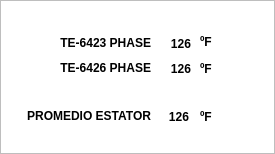
  <widget class="QFrame" name="frAux_2">
   <property name="geometry">
    <rect>
     <x>560</x>
     <y>55</y>
     <width>275</width>
     <height>154</height>
    </rect>
   </property>
   <property name="styleSheet">
    <string notr="true">background-color: rgba(255, 255, 255, 0);
color: rgb(190, 190, 190);
border-top-color: rgb(213, 213, 213);</string>
   </property>
   <property name="frameShape">
    <enum>QFrame::Box</enum>
   </property>
   <property name="frameShadow">
    <enum>QFrame::Plain</enum>
   </property>
   <property name="lineWidth">
    <number>1</number>
   </property>
   <widget class="QLabel" name="lbTexto_T_4">
    <property name="geometry">
     <rect>
      <x>10</x>
      <y>35</y>
      <width>141</width>
      <height>16</height>
     </rect>
    </property>
    <property name="font">
     <font>
      <pointsize>9</pointsize>
      <weight>75</weight>
      <bold>true</bold>
     </font>
    </property>
    <property name="styleSheet">
     <string notr="true">background-color: rgba(255, 255, 255, 0);
color: rgb(0 ,0, 0);</string>
    </property>
    <property name="text">
     <string>TE-6423 PHASE</string>
    </property>
    <property name="alignment">
     <set>Qt::AlignRight|Qt::AlignTrailing|Qt::AlignVCenter</set>
    </property>
   </widget>
   <widget class="QLabel" name="lbTexto_U2_4">
    <property name="geometry">
     <rect>
      <x>200</x>
      <y>32</y>
      <width>31</width>
      <height>20</height>
     </rect>
    </property>
    <property name="font">
     <font>
      <pointsize>9</pointsize>
      <weight>75</weight>
      <bold>true</bold>
     </font>
    </property>
    <property name="styleSheet">
     <string notr="true">background-color: rgba(255, 255, 255, 0);
color: rgb(0 ,0, 0);</string>
    </property>
    <property name="text">
     <string>ºF</string>
    </property>
    <property name="alignment">
     <set>Qt::AlignLeading|Qt::AlignLeft|Qt::AlignVCenter</set>
    </property>
   </widget>
   <widget class="QLabel" name="lbTexto_5">
    <property name="geometry">
     <rect>
      <x>160</x>
      <y>34</y>
      <width>31</width>
      <height>20</height>
     </rect>
    </property>
    <property name="font">
     <font>
      <pointsize>9</pointsize>
      <weight>75</weight>
      <bold>true</bold>
     </font>
    </property>
    <property name="styleSheet">
     <string notr="true">background-color: rgba(255, 255, 255, 0);
color: rgb(0 ,0, 0);</string>
    </property>
    <property name="text">
     <string>126</string>
    </property>
    <property name="alignment">
     <set>Qt::AlignRight|Qt::AlignTrailing|Qt::AlignVCenter</set>
    </property>
   </widget>
   <widget class="QLabel" name="lbTexto_T_5">
    <property name="geometry">
     <rect>
      <x>10</x>
      <y>60</y>
      <width>141</width>
      <height>16</height>
     </rect>
    </property>
    <property name="font">
     <font>
      <pointsize>9</pointsize>
      <weight>75</weight>
      <bold>true</bold>
     </font>
    </property>
    <property name="styleSheet">
     <string notr="true">background-color: rgba(255, 255, 255, 0);
color: rgb(0 ,0, 0);</string>
    </property>
    <property name="text">
     <string>TE-6426 PHASE</string>
    </property>
    <property name="alignment">
     <set>Qt::AlignRight|Qt::AlignTrailing|Qt::AlignVCenter</set>
    </property>
   </widget>
   <widget class="QLabel" name="lbTexto_U2_5">
    <property name="geometry">
     <rect>
      <x>200</x>
      <y>59</y>
      <width>31</width>
      <height>20</height>
     </rect>
    </property>
    <property name="font">
     <font>
      <pointsize>9</pointsize>
      <weight>75</weight>
      <bold>true</bold>
     </font>
    </property>
    <property name="styleSheet">
     <string notr="true">background-color: rgba(255, 255, 255, 0);
color: rgb(0 ,0, 0);</string>
    </property>
    <property name="text">
     <string>ºF</string>
    </property>
    <property name="alignment">
     <set>Qt::AlignLeading|Qt::AlignLeft|Qt::AlignVCenter</set>
    </property>
   </widget>
   <widget class="QLabel" name="lbTexto_6">
    <property name="geometry">
     <rect>
      <x>160</x>
      <y>59</y>
      <width>31</width>
      <height>20</height>
     </rect>
    </property>
    <property name="font">
     <font>
      <pointsize>9</pointsize>
      <weight>75</weight>
      <bold>true</bold>
     </font>
    </property>
    <property name="styleSheet">
     <string notr="true">background-color: rgba(255, 255, 255, 0);
color: rgb(0 ,0, 0);</string>
    </property>
    <property name="text">
     <string>126</string>
    </property>
    <property name="alignment">
     <set>Qt::AlignRight|Qt::AlignTrailing|Qt::AlignVCenter</set>
    </property>
   </widget>
   <widget class="QLabel" name="lbTexto_U2_6">
    <property name="geometry">
     <rect>
      <x>200</x>
      <y>107</y>
      <width>31</width>
      <height>20</height>
     </rect>
    </property>
    <property name="font">
     <font>
      <pointsize>9</pointsize>
      <weight>75</weight>
      <bold>true</bold>
     </font>
    </property>
    <property name="styleSheet">
     <string notr="true">background-color: rgba(255, 255, 255, 0);
color: rgb(0 ,0, 0);</string>
    </property>
    <property name="text">
     <string>ºF</string>
    </property>
    <property name="alignment">
     <set>Qt::AlignLeading|Qt::AlignLeft|Qt::AlignVCenter</set>
    </property>
   </widget>
   <widget class="QLabel" name="lbTexto_T_6">
    <property name="geometry">
     <rect>
      <x>10</x>
      <y>108</y>
      <width>141</width>
      <height>16</height>
     </rect>
    </property>
    <property name="font">
     <font>
      <pointsize>9</pointsize>
      <weight>75</weight>
      <bold>true</bold>
     </font>
    </property>
    <property name="styleSheet">
     <string notr="true">background-color: rgba(255, 255, 255, 0);
color: rgb(0 ,0, 0);</string>
    </property>
    <property name="text">
     <string>PROMEDIO ESTATOR</string>
    </property>
    <property name="alignment">
     <set>Qt::AlignRight|Qt::AlignTrailing|Qt::AlignVCenter</set>
    </property>
   </widget>
   <widget class="QLabel" name="lbTexto_7">
    <property name="geometry">
     <rect>
      <x>158</x>
      <y>107</y>
      <width>31</width>
      <height>20</height>
     </rect>
    </property>
    <property name="font">
     <font>
      <pointsize>9</pointsize>
      <weight>75</weight>
      <bold>true</bold>
     </font>
    </property>
    <property name="styleSheet">
     <string notr="true">background-color: rgba(255, 255, 255, 0);
color: rgb(0 ,0, 0);</string>
    </property>
    <property name="text">
     <string>126</string>
    </property>
    <property name="alignment">
     <set>Qt::AlignRight|Qt::AlignTrailing|Qt::AlignVCenter</set>
    </property>
   </widget>
  </widget>
